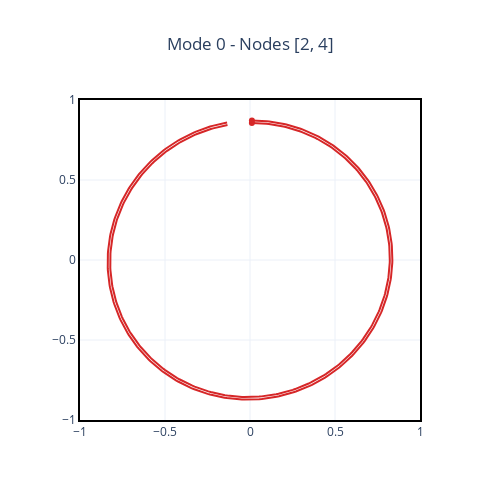
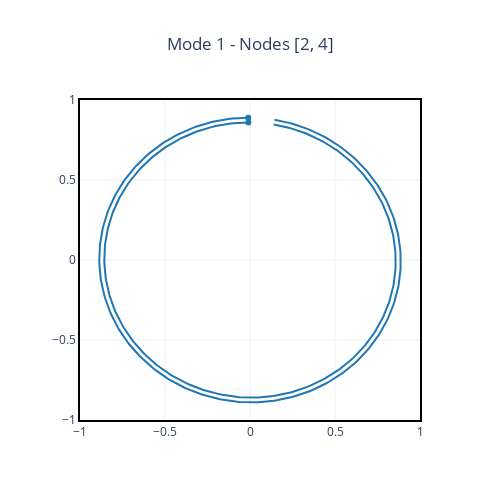

The code cell stored with these charts, in order, in its notebook:
### Code cell
for mode in range(6):
    display(modal.plot_orbit(mode, nodes=[2, 4]))

### Figure 1 — Plotly figure (JSON) as saved in the notebook; plotly's stock layout.template omitted (floating-point values rounded to 4 significant figures; data arrays with more than 128 entries replaced by an {"elided": "..."} marker saying what was removed)
{"data": [{"line": {"color": "#d62728"}, "mode": "lines", "name": "node 2<br>Backward", "showlegend": false, "type": "scatter", "x": {"elided": "350 float values"}, "y": {"elided": "350 float values"}}, {"marker": {"color": "#d62728"}, "mode": "markers", "name": "node 2", "showlegend": false, "type": "scatter", "x": [0.01104], "y": [0.8565]}, {"line": {"color": "#d62728"}, "mode": "lines", "name": "node 4<br>Backward", "showlegend": false, "type": "scatter", "x": {"elided": "350 float values"}, "y": {"elided": "350 float values"}}, {"marker": {"color": "#d62728"}, "mode": "markers", "name": "node 4", "showlegend": false, "type": "scatter", "x": [0.01125], "y": [0.8726]}], "layout": {"autosize": false, "height": 500, "title": {"text": "Mode 0 - Nodes [2, 4]", "x": 0.5, "xanchor": "center"}, "width": 500, "xaxis": {"range": [-1, 1]}, "yaxis": {"range": [-1, 1]}}}

### Figure 2 — Plotly figure (JSON) as saved in the notebook; plotly's stock layout.template omitted (floating-point values rounded to 4 significant figures; data arrays with more than 128 entries replaced by an {"elided": "..."} marker saying what was removed)
{"data": [{"line": {"color": "#1f77b4"}, "mode": "lines", "name": "node 2<br>Forward", "showlegend": false, "type": "scatter", "x": {"elided": "350 float values"}, "y": {"elided": "350 float values"}}, {"marker": {"color": "#1f77b4"}, "mode": "markers", "name": "node 2", "showlegend": false, "type": "scatter", "x": [-0.009679], "y": [0.8596]}, {"line": {"color": "#1f77b4"}, "mode": "lines", "name": "node 4<br>Forward", "showlegend": false, "type": "scatter", "x": {"elided": "350 float values"}, "y": {"elided": "350 float values"}}, {"marker": {"color": "#1f77b4"}, "mode": "markers", "name": "node 4", "showlegend": false, "type": "scatter", "x": [-0.01044], "y": [0.8893]}], "layout": {"autosize": false, "height": 500, "title": {"text": "Mode 1 - Nodes [2, 4]", "x": 0.5, "xanchor": "center"}, "width": 500, "xaxis": {"range": [-1, 1]}, "yaxis": {"range": [-1, 1]}}}
